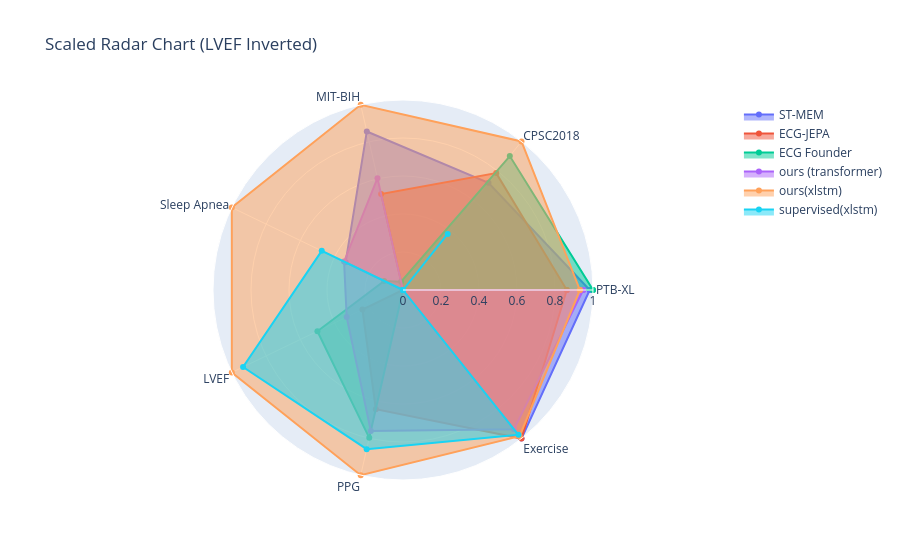

Here is the notebook cell this chart was saved with:
### Code cell
import pandas as pd
import plotly.graph_objects as go

categories_closed = categories + [categories[0]]

fig = go.Figure()

for idx, row in df_scaled.iterrows():
    values = row.tolist() + [row.tolist()[0]]  # close the loop
    fig.add_trace(go.Scatterpolar(
        r=values,
        theta=categories_closed,
        fill='toself',
        name=idx,
        line=dict(width=2)
    ))

fig.update_layout(
    polar=dict(
        radialaxis=dict(visible=True, range=[0, 1])
    ),
    showlegend=True,
    title="Scaled Radar Chart (LVEF Inverted)"
)

fig.show()

### Figure 1 — Plotly figure (JSON) as saved in the notebook; plotly's stock layout.template omitted (floating-point values rounded to 4 significant figures)
{"data": [{"fill": "toself", "line": {"width": 2}, "name": "ST-MEM", "r": [0.9828, 0.7213, 0.8559, 0.3353, 0, 0, 1, 0.9828], "theta": ["PTB-XL", "CPSC2018", "MIT-BIH", "Sleep Apnea", "LVEF", "PPG", "Exercise", "PTB-XL"], "type": "scatterpolar"}, {"fill": "toself", "line": {"width": 2}, "name": "ECG-JEPA", "r": [0.8621, 0.7869, 0.518, 0, 0.2368, 0.6432, 1, 0.8621], "theta": ["PTB-XL", "CPSC2018", "MIT-BIH", "Sleep Apnea", "LVEF", "PPG", "Exercise", "PTB-XL"], "type": "scatterpolar"}, {"fill": "toself", "line": {"width": 2}, "name": "ECG Founder", "r": [1, 0.9016, 0.04505, 0.1098, 0.5, 0.7981, 0, 1], "theta": ["PTB-XL", "CPSC2018", "MIT-BIH", "Sleep Apnea", "LVEF", "PPG", "Exercise", "PTB-XL"], "type": "scatterpolar"}, {"fill": "toself", "line": {"width": 2}, "name": "ours (transformer)", "r": [0.9483, 0, 0.6036, 0.3442, 0.3289, 0.7606, 0.9369, 0.9483], "theta": ["PTB-XL", "CPSC2018", "MIT-BIH", "Sleep Apnea", "LVEF", "PPG", "Exercise", "PTB-XL"], "type": "scatterpolar"}, {"fill": "toself", "line": {"width": 2}, "name": "ours(xlstm)", "r": [0.931, 1, 1, 1, 1, 1, 0.9845, 0.931], "theta": ["PTB-XL", "CPSC2018", "MIT-BIH", "Sleep Apnea", "LVEF", "PPG", "Exercise", "PTB-XL"], "type": "scatterpolar"}, {"fill": "toself", "line": {"width": 2}, "name": "supervised(xlstm)", "r": [0, 0.377, 0, 0.4748, 0.9342, 0.8592, 0.9746, 0], "theta": ["PTB-XL", "CPSC2018", "MIT-BIH", "Sleep Apnea", "LVEF", "PPG", "Exercise", "PTB-XL"], "type": "scatterpolar"}], "layout": {"polar": {"radialaxis": {"range": [0, 1], "visible": true}}, "showlegend": true, "title": {"text": "Scaled Radar Chart (LVEF Inverted)"}}}
